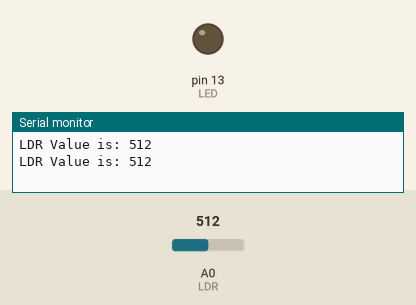
A sketch run on a simulated Arduino Uno, built with avr-gcc and run on an emulated ATmega328P. Parts: output pins drawn as LEDs (lit = HIGH), the last lines printed to the serial monitor. The test bench sets the inputs (shaded band); at power-on: A0 (LDR) = 512.

Above: at 1.8 s.
1.9 s: A0 (LDR) set to 317
4.2 s: A0 (LDR) set to 292
At 6.6 s:
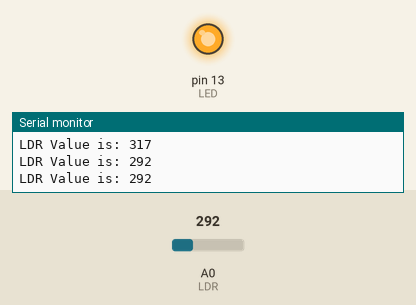
7.5 s: A0 (LDR) set to 306
At 10.1 s:
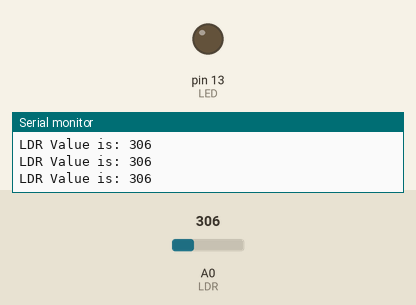
10.5 s: A0 (LDR) set to 290
At 12.5 s:
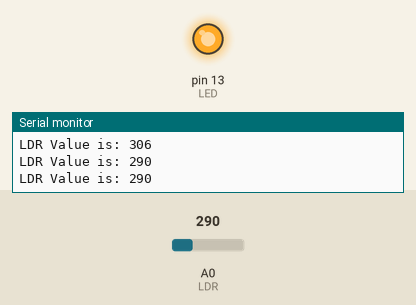
Timing chart, 0 to 14.0 s (numbered marks = the images above; inputs shaded):
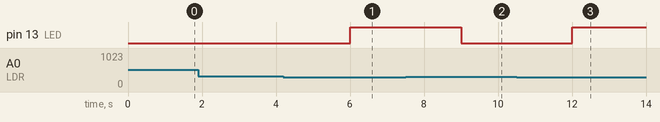

Measured:
- the behaviour switches between 300 and 299 on A0 (LDR) (found by bisection; images 0 and 1)
- after the input at 4.2 s, pin 13 (LED): LOW → HIGH after 1.8 s
- after the input at 7.5 s, pin 13 (LED): HIGH → LOW after 1.5 s
- after the input at 10.5 s, pin 13 (LED): LOW → HIGH after 1.5 s

The sketch:

LDR.ino
```cpp
const int LED = 13;
const int LDR = A0;
int input_value = 0;

void setup()
{
  pinMode(LED, OUTPUT);
  Serial.begin(9600);
}

void loop()
{
  input_value = analogRead(LDR);
  Serial.print("LDR Value is: ");
  Serial.println(input_value);
  delay(1000);
  if (input_value < 300){
    digitalWrite( LED , HIGH);
  }
  else
  digitalWrite( LED, LOW);
}
```
